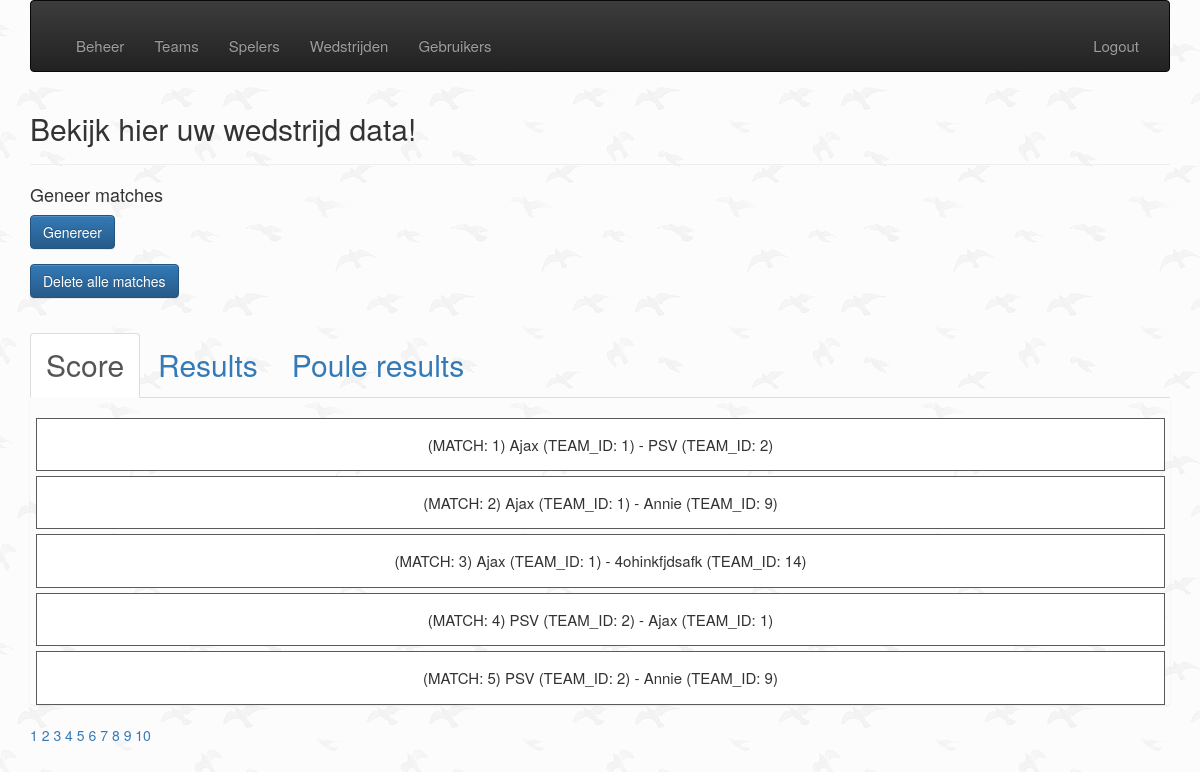
Screenshot of /admin/public/createGame.php?page=1&per-page=5 (signed in) with the database file from the repository.
### tables this page shows
CREATE TABLE `tbl_matches` (
  `id` int(10) UNSIGNED NOT NULL,
  `team_id_a` int(10) UNSIGNED NOT NULL,
  `team_id_b` int(10) UNSIGNED NOT NULL,
  `score_team_a` int(10) UNSIGNED DEFAULT '0',
  `score_team_b` int(10) UNSIGNED DEFAULT '0',
  `isPlayed` tinyint(1) DEFAULT '0',
  `matchType` int(1) NOT NULL DEFAULT '0',
  `start_time` datetime DEFAULT NULL
);

CREATE TABLE `tbl_teams` (
  `id` int(11) UNSIGNED NOT NULL,
  `poule_id` int(11) NOT NULL DEFAULT '0',
  `name` varchar(255) NOT NULL,
  `points` int(3) DEFAULT '0',
  `created_at` datetime NOT NULL DEFAULT CURRENT_TIMESTAMP,
  `deleted_at` datetime DEFAULT NULL
);

### admin/public/createGame.php (the view, shortened to what this page needs)
<?php
require ('../app/database.php');
require ('header.php');
?>
    <header class="page-header">
        <h2>Bekijk hier uw wedstrijd data!</h2>
    </header>
    <?php if ( $_SESSION['adminLevel'] >= 2 ) :?>
        <h4>Geneer matches</h4>
        <form action="../app/create_game_manager.php" method="POST">
            <div class="form-group">
                <input class="btn btn-primary" type="submit" value="Genereer">
            </div>
        </form>
        <form action="../app/delete_game_manager.php" method="POST">
            <div class="form-group">
                <input class="btn btn-primary" type="submit" value="Delete alle matches">
            </div>
        </form>
    <?php endif; ?>
    <ul class="nav nav-tabs" id="filter" role="tablist">
        <li role="presentation" class="active">
            <a href="#score" id="score-tab" role="tab" data-toggle="tab" aria-controls="score" aria-expanded="true">Score</a>
        </li>
        <li role="presentation" class="">
            <a href="#results" role="tab" id="results-tab" data-toggle="tab" aria-controls="results" aria-expanded="false">Results</a>
        </li>
        <li role="presentation" class="">
            <a href="#poule-results" role="tab" id="poule-results-tab" data-toggle="tab" aria-controls="poule-results" aria-expanded="false">Poule results</a>
        </li>
    </ul>
    <div class="tab-content" id="tab-content">
        <div class="tab-pane active" id="score">
            <?php
            $page = isset($_GET['page'])?(int)$_GET['page'] : 1;
            $perPage = isset($_GET['per-page'])&& $_GET['per-page'] <=5 ?(int)$_GET['per-page'] : 5;
            $start = ($page > 1) ? ($page * $perPage) - $perPage : 0;
            $matches = $db_conn->prepare ("SELECT SQL_CALC_FOUND_ROWS * FROM tbl_matches WHERE isPlayed = FALSE LIMIT {$start},{$perPage}");
            $matches->execute();
            $matches = $matches->fetchAll(PDO::FETCH_ASSOC);
            $total = $db_conn->query("SELECT FOUND_ROWS() as total")->fetch()['total'];
            $pages = ceil($total /$perPage);
            $teams = $db_conn->prepare ("SELECT * FROM tbl_teams");
            $teams->execute();
            $teams = $teams->fetchAll(PDO::FETCH_ASSOC);
            ?>
            <ul class="list-group">
                <?php
                    foreach ($matches as $match)
                    {
                        $id = $match['id'];
                        $team_id_a = $match['team_id_a'];
                        $team_id_b = $match['team_id_b'];
                        foreach ($teams as $team) {
                            if ($team_id_a == $team['id']) {
                                $name_team_a    = $team['name'];
                                $id_team_a      = $team['id'];
                            }
                            else if ($team_id_b == $team['id'])
                            {
                                $name_team_b = $team['name'];
                                $id_team_b = $team['id'];
                            }
                        }
                        echo "<ul class=\"game-item\">
                                  <form action=\"change_game.php\" method=\"POST\">
                                      <input type=\"hidden\" name=\"play\" value=\"{$match['id']}\">
                                      <input class=\"adjust\" type=\"submit\" value=\"Adjust\">
                                         </form>
                                      <li>
                                        (MATCH: $id) $name_team_a (TEAM_ID: $id_team_a) - $name_team_b (TEAM_ID: $id_team_b)
                                      </li>
                                <form action=\"adjust_game.php\" method=\"GET\">
                                      <input type=\"hidden\" name=\"adjust\" value=\"{$match['id']}\">
                                      <input class=\"delete\" type=\"submit\" value=\"Play\">
                                         </form>
                              </ul>";
                    }
                ?>
            </ul>
            <div class="pagenation">
                <?php  for ($x =1; $x <= $pages; $x++) :?>
                    <a href="?page=<?php echo $x; ?>&per-page=<?php echo $perPage ?>"><?php  echo $x; ?></a>
                <?php endfor; ?>
            </div>
        </div>
</div>
<?php require ('footer.php'); ?>

### admin/css/main.css (style rules this page uses)
ul { padding-top: 20px; list-style-type: none; }
.nav-tabs li { font-size: 30px; }
li { font-size: 15px; }
body { background: url("../img/bg.png"); }
a { color: red; }
.game-item { padding: 15px; border: 1px solid rgb(90, 90, 90); margin: 0 5px 5px 6px; background: #FFF; position: relative; text-align: center; }

### rows the page displays
tbl_matches: id "1", team_id_a.name "Ajax", team_id_a "1", team_id_b.name "PSV", team_id_b "2"
tbl_matches: id "2", team_id_a.name "Ajax", team_id_a "1", team_id_b.name "Annie", team_id_b "9"
tbl_matches: id "3", team_id_a.name "Ajax", team_id_a "1", team_id_b.name "4ohinkfjdsafk", team_id_b "14"
tbl_matches: id "4", team_id_a.name "PSV", team_id_a "2", team_id_b.name "Ajax", team_id_b "1"
tbl_matches: id "5", team_id_a.name "PSV", team_id_a "2", team_id_b.name "Annie", team_id_b "9"

### other values shown
$item['label'] "Beheer"
$item['label'] "Teams"
$item['label'] "Spelers"
$item['label'] "Wedstrijden"
$item['label'] "Gebruikers"
